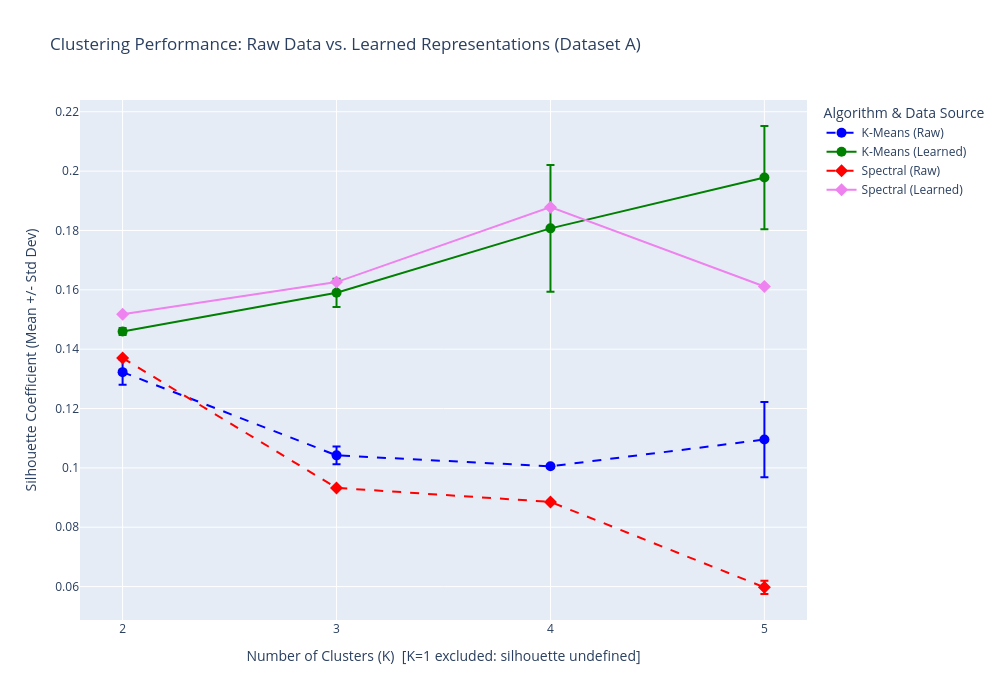

The notebook cell saved with this chart:
### Code cell
# k = 1 gives undefined for silhouette score, so we start from k=2
k_values = [2,3,4,5]

k_means_raw = {}
k_means_learned = {}
spectral_raw = {}
spectral_learned = {}

for k in k_values:
    print(f"  Evaluating K={k}...")
    
    # K-Means for both raw and learned representations
    k_means_raw[k] = evaluate_clustering(X_raw, "kmeans", k)
    k_means_learned[k] = evaluate_clustering(X_learned, "kmeans", k)
    
    
    # Spectral Clustering for both raw and learned representations
    spectral_raw[k] = evaluate_clustering(X_raw, "spectral", k)
    spectral_learned[k] = evaluate_clustering(X_learned, "spectral", k)
    
    print(f"  K-Means (Raw) Score: {k_means_raw[k][0]:.4f} +/- {k_means_raw[k][1]:.4f}")
    print(f"  K-Means (Learned) Score: {k_means_learned[k][0]:.4f} +/- {k_means_learned[k][1]:.4f}")
    print(f"  Spectral (Raw) Score: {spectral_raw[k][0]:.4f} +/- {spectral_raw[k][1]:.4f}")
    print(f"  Spectral (Learned) Score: {spectral_learned[k][0]:.4f} +/- {spectral_learned[k][1]:.4f}")
    print('---')
    
fig = go.Figure()
# K-Means Traces
fig.add_trace(go.Scatter(
    x=k_values, y=[k_means_raw[k][0] for k in k_values],
    error_y=dict(type='data', array=[k_means_raw[k][1] for k in k_values], visible=True),
    mode='lines+markers', name='K-Means (Raw)',
    marker=dict(symbol='circle', size=10, color='blue'),
    line=dict(dash='dash')
))

fig.add_trace(go.Scatter(
    x=k_values, y=[k_means_learned[k][0] for k in k_values],
    error_y=dict(type='data', array=[k_means_learned[k][1] for k in k_values], visible=True),
    mode='lines+markers', name='K-Means (Learned)',
    marker=dict(symbol='circle', size=10, color='green')
))

# Spectral Clustering Traces
fig.add_trace(go.Scatter(
    x=k_values, y=[spectral_raw[k][0] for k in k_values],
    error_y=dict(type='data', array=[spectral_raw[k][1] for k in k_values], visible=True),
    mode='lines+markers', name='Spectral (Raw)',
    marker=dict(symbol='diamond', size=10, color='red'),
    line=dict(dash='dash')
))

fig.add_trace(go.Scatter(
    x=k_values, y=[spectral_learned[k][0] for k in k_values],
    error_y=dict(type='data', array=[spectral_learned[k][1] for k in k_values], visible=True),
    mode='lines+markers', name='Spectral (Learned)',
    marker=dict(symbol='diamond', size=10, color='violet')
))

fig.update_layout(
    title='Clustering Performance: Raw Data vs. Learned Representations (Dataset A)',
    
    yaxis_title='Silhouette Coefficient (Mean +/- Std Dev)',
    xaxis=dict(
    tickvals=k_values,
    title='Number of Clusters (K)  [K=1 excluded: silhouette undefined]'),
    width=1000, 
    height=700,
    legend=dict(title='Algorithm & Data Source')
)


fig.show()

### Figure 1 — Plotly figure (JSON) as saved in the notebook; plotly's stock layout.template omitted (floating-point values rounded to 4 significant figures)
{"data": [{"error_y": {"array": [0.004243, 0.002955, 0.000532, 0.01269], "type": "data", "visible": true}, "line": {"dash": "dash"}, "marker": {"color": "blue", "size": 10, "symbol": "circle"}, "mode": "lines+markers", "name": "K-Means (Raw)", "type": "scatter", "x": [2, 3, 4, 5], "y": [0.1323, 0.1042, 0.1005, 0.1095]}, {"error_y": {"array": [0.001176, 0.004772, 0.02138, 0.01738], "type": "data", "visible": true}, "marker": {"color": "green", "size": 10, "symbol": "circle"}, "mode": "lines+markers", "name": "K-Means (Learned)", "type": "scatter", "x": [2, 3, 4, 5], "y": [0.1459, 0.159, 0.1807, 0.1978]}, {"error_y": {"array": [0, 0, 0, 0.002237], "type": "data", "visible": true}, "line": {"dash": "dash"}, "marker": {"color": "red", "size": 10, "symbol": "diamond"}, "mode": "lines+markers", "name": "Spectral (Raw)", "type": "scatter", "x": [2, 3, 4, 5], "y": [0.137, 0.09326, 0.08853, 0.05974]}, {"error_y": {"array": [0, 0, 0, 1.01e-05], "type": "data", "visible": true}, "marker": {"color": "violet", "size": 10, "symbol": "diamond"}, "mode": "lines+markers", "name": "Spectral (Learned)", "type": "scatter", "x": [2, 3, 4, 5], "y": [0.1518, 0.1626, 0.1879, 0.1611]}], "layout": {"height": 700, "legend": {"title": {"text": "Algorithm & Data Source"}}, "title": {"text": "Clustering Performance: Raw Data vs. Learned Representations (Dataset A)"}, "width": 1000, "xaxis": {"tickvals": [2, 3, 4, 5], "title": {"text": "Number of Clusters (K)  [K=1 excluded: silhouette undefined]"}}, "yaxis": {"title": {"text": "Silhouette Coefficient (Mean +/- Std Dev)"}}}}
